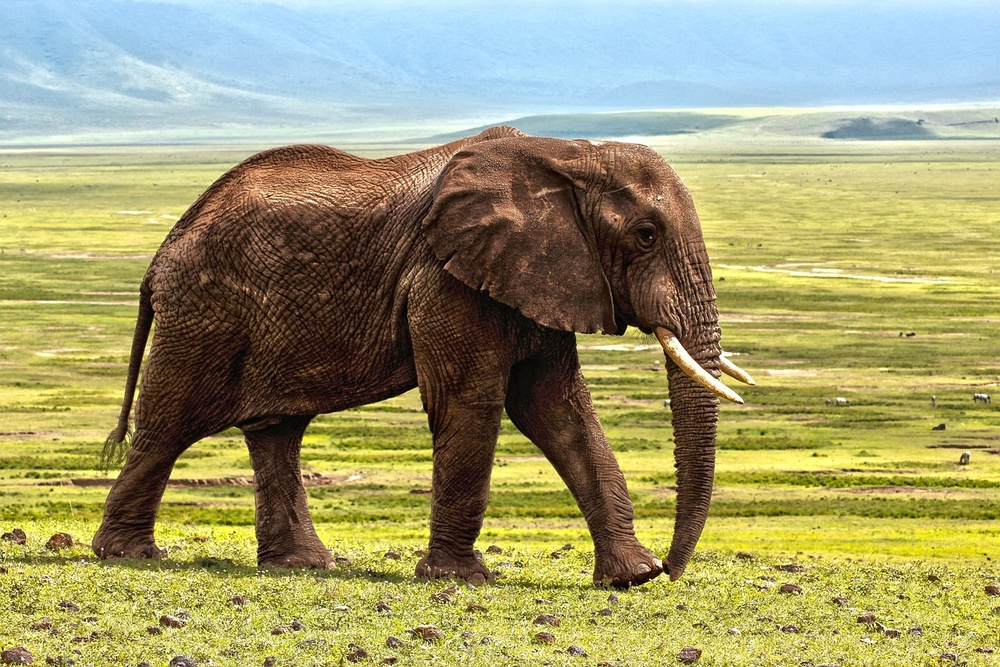
#> input picture elephant.jpg, 1000 x 667 px, shrunk from 1280 x 854 before the run
$ jupyter execute workfile.ipynb
#> lines starting #> are read from the running program, lines starting #| are printed output that depends on the picture; after the words box and inside, x2 and y2 are one past the last pixel; in counts of white or black regions, pixels touching at a corner belong together
# Canny Edge Detection
#### Name: Gnanendran N
#### Register No.: 212223240037
#### Slot: 4E6 - 1

[cell 1]
import cv2
import matplotlib.pyplot as plt
import numpy as np

[cell 2]
img = cv2.imread("elephant.jpg")
#> img is the input picture: shape (667, 1000, 3); mean B, G, R 109.9, 155.4, 158.8

[cell 3]
plt.imshow(img)

[cell 4]
blur_img = cv2.blur(img,ksize=(25,25))
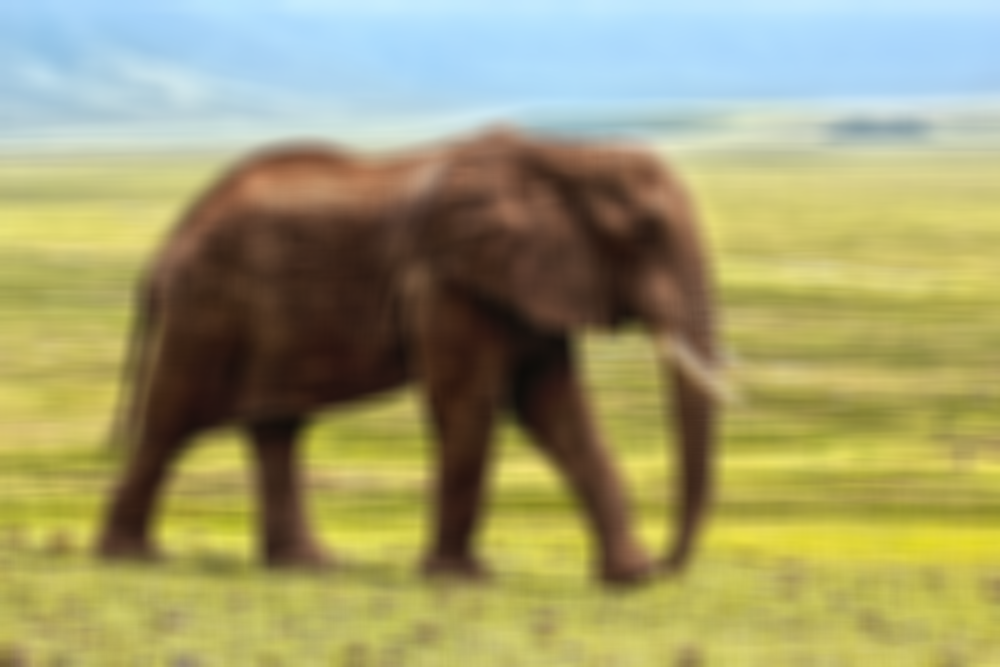
#> blur_img: shape (667, 1000, 3); mean B, G, R 109.9, 155.4, 158.8

[cell 5]
plt.imshow(blur_img,cmap='gray')

[cell 6]
medium = np.median(img)
#> medium = 155

[cell 7]
low = int(max(0,0.7*medium))
#> low = 108
high = int(max(255,(1/3)*medium))
#> high = 255

[cell 8]
cany_edge = cv2.Canny(img,threshold1=low,threshold2=high)
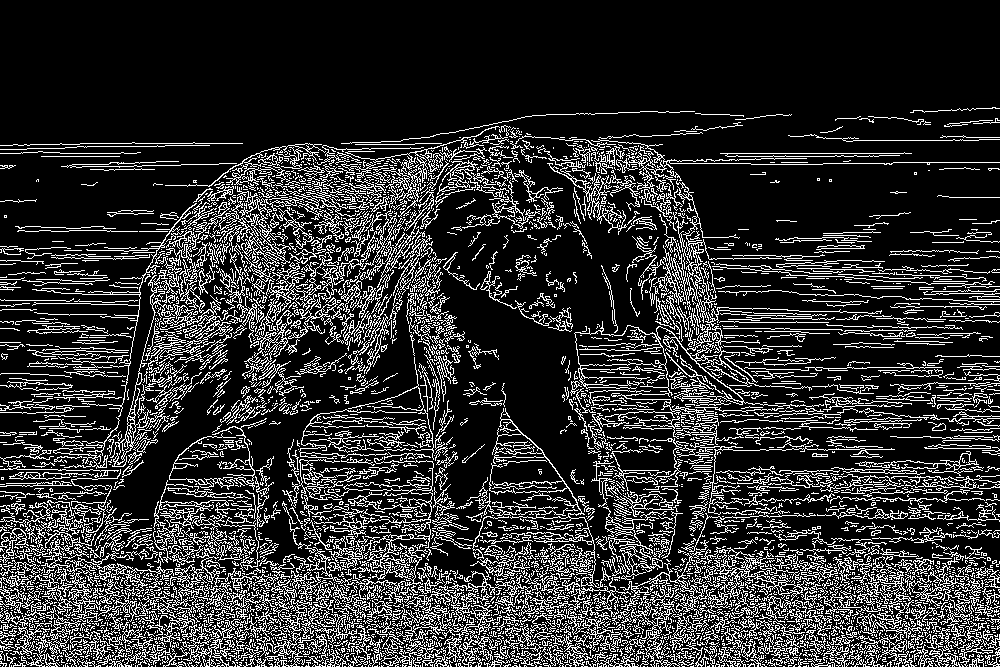
#> cany_edge: shape (667, 1000); 18.8% white in thin lines or dots, all inside (x1, y1, x2, y2) = (0, 107, 1000, 667)
